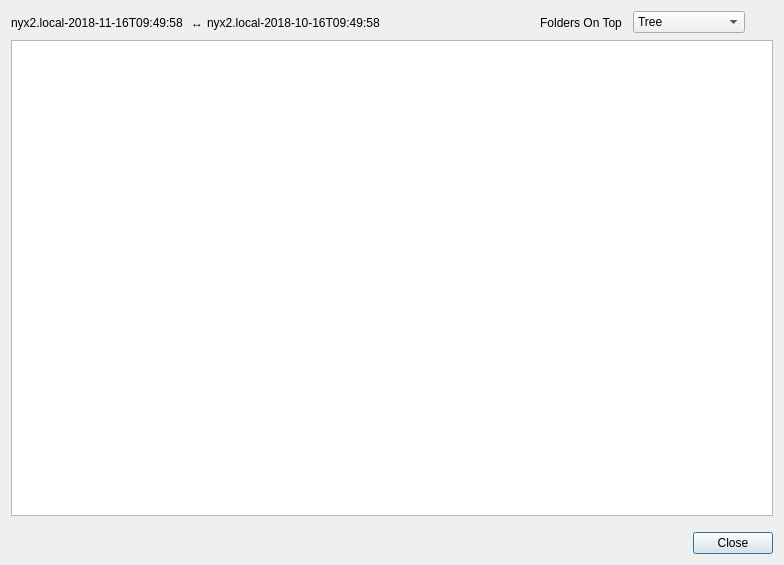
<?xml version="1.0" encoding="UTF-8"?>
<ui version="4.0">
 <class>Dialog</class>
 <widget class="QDialog" name="Dialog">
  <property name="geometry">
   <rect>
    <x>0</x>
    <y>0</y>
    <width>784</width>
    <height>565</height>
   </rect>
  </property>
  <property name="windowTitle">
   <string>Diff</string>
  </property>
  <layout class="QVBoxLayout" name="verticalLayout">
   <item>
    <layout class="QHBoxLayout" name="horizontalLayout_2">
     <property name="spacing">
      <number>4</number>
     </property>
     <property name="topMargin">
      <number>0</number>
     </property>
     <item>
      <widget class="QLabel" name="archiveNameLabel_1">
       <property name="text">
        <string>nyx2.local-2018-11-16T09:49:58 </string>
       </property>
      </widget>
     </item>
     <item>
      <widget class="QLabel" name="label_3">
       <property name="text">
        <string>↔</string>
       </property>
      </widget>
     </item>
     <item>
      <widget class="QLabel" name="archiveNameLabel_2">
       <property name="text">
        <string>nyx2.local-2018-10-16T09:49:58 </string>
       </property>
      </widget>
     </item>
     <item>
      <spacer name="horizontalSpacer_2">
       <property name="orientation">
        <enum>Qt::Horizontal</enum>
       </property>
       <property name="sizeHint" stdset="0">
        <size>
         <width>40</width>
         <height>20</height>
        </size>
       </property>
      </spacer>
     </item>
     <item>
      <widget class="QToolButton" name="bFoldersOnTop">
       <property name="focusPolicy">
        <enum>Qt::NoFocus</enum>
       </property>
       <property name="toolTip">
        <string>Keep folders on top when sorting</string>
       </property>
       <property name="text">
        <string>Folders On Top</string>
       </property>
       <property name="checkable">
        <bool>true</bool>
       </property>
       <property name="autoRaise">
        <bool>true</bool>
       </property>
      </widget>
     </item>
     <item>
      <widget class="QComboBox" name="comboBoxDisplayMode">
       <property name="toolTip">
        <string>Set display mode of diff view</string>
       </property>
       <property name="sizeAdjustPolicy">
        <enum>QComboBox::AdjustToContents</enum>
       </property>
       <item>
        <property name="text">
         <string>Tree</string>
        </property>
       </item>
       <item>
        <property name="text">
         <string>Tree, simplified</string>
        </property>
       </item>
       <item>
        <property name="text">
         <string>Flat</string>
        </property>
       </item>
      </widget>
     </item>
     <item>
      <widget class="QToolButton" name="bCollapseAll">
       <property name="focusPolicy">
        <enum>Qt::NoFocus</enum>
       </property>
       <property name="toolTip">
        <string>Collapse All</string>
       </property>
       <property name="autoRaise">
        <bool>true</bool>
       </property>
      </widget>
     </item>
    </layout>
   </item>
   <item>
    <widget class="QTreeView" name="treeView"/>
   </item>
   <item>
    <layout class="QHBoxLayout" name="horizontalLayout">
     <property name="topMargin">
      <number>10</number>
     </property>
     <item>
      <widget class="QDialogButtonBox" name="buttonBox">
       <property name="standardButtons">
        <set>QDialogButtonBox::Close</set>
       </property>
      </widget>
     </item>
    </layout>
   </item>
  </layout>
 </widget>
 <tabstops>
  <tabstop>treeView</tabstop>
  <tabstop>comboBoxDisplayMode</tabstop>
 </tabstops>
 <resources/>
 <connections/>
</ui>
